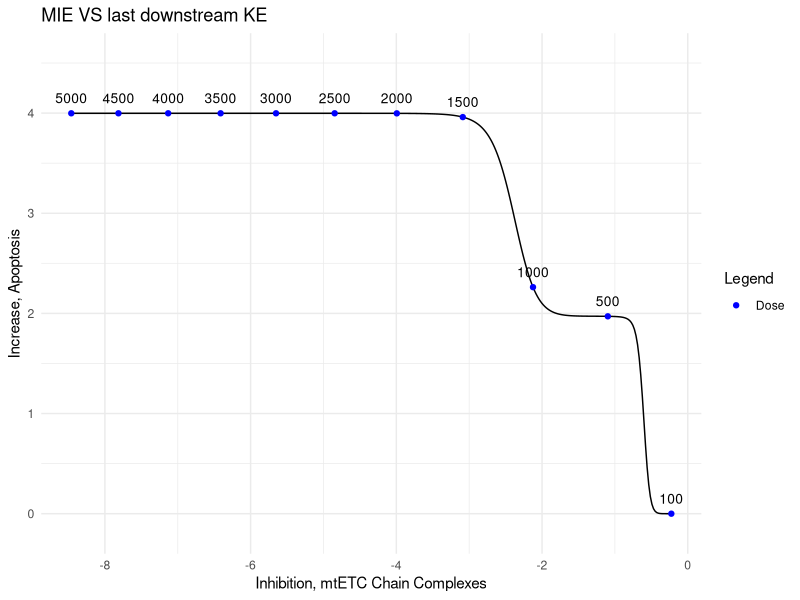
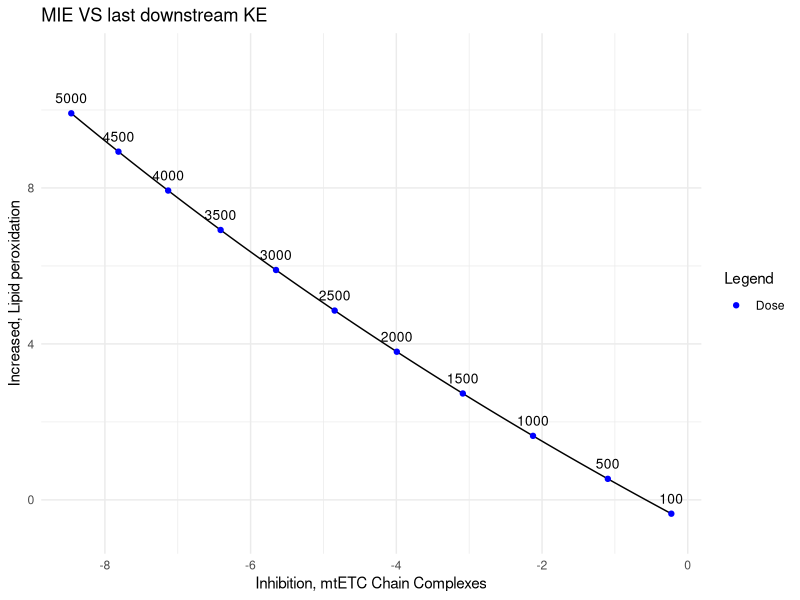
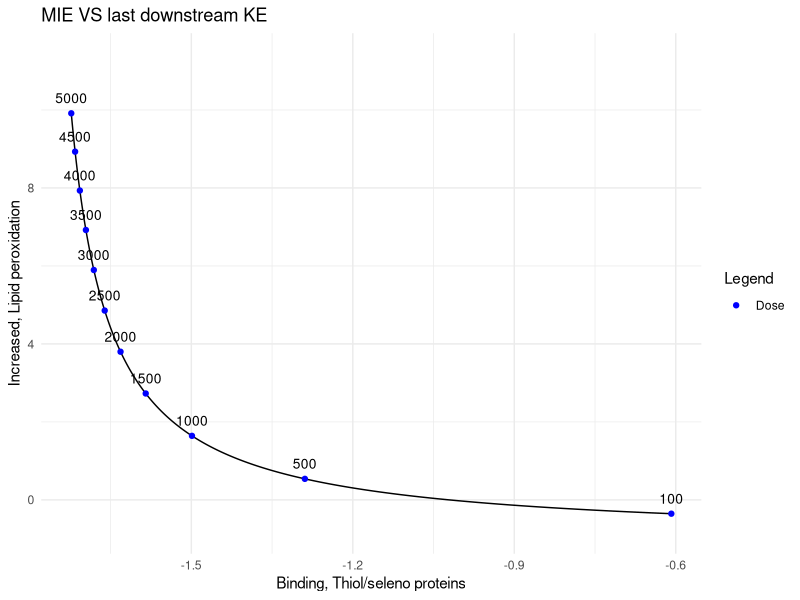
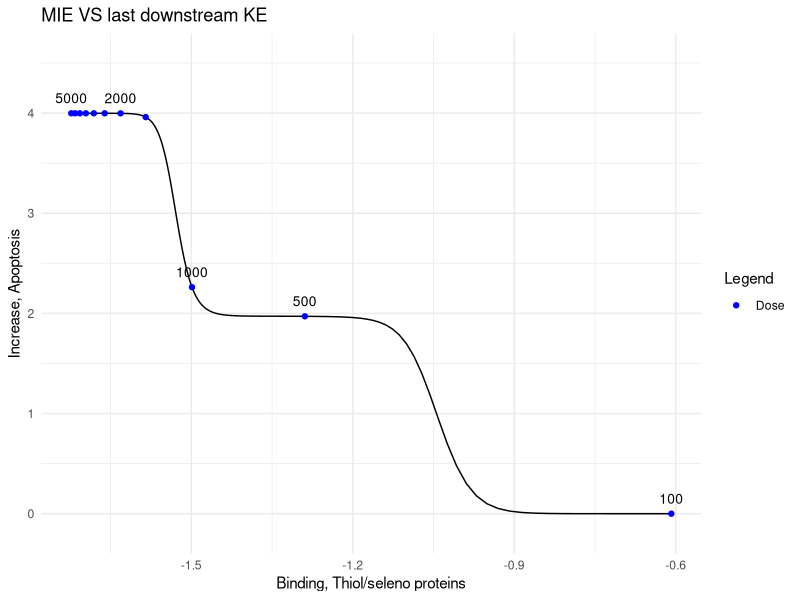
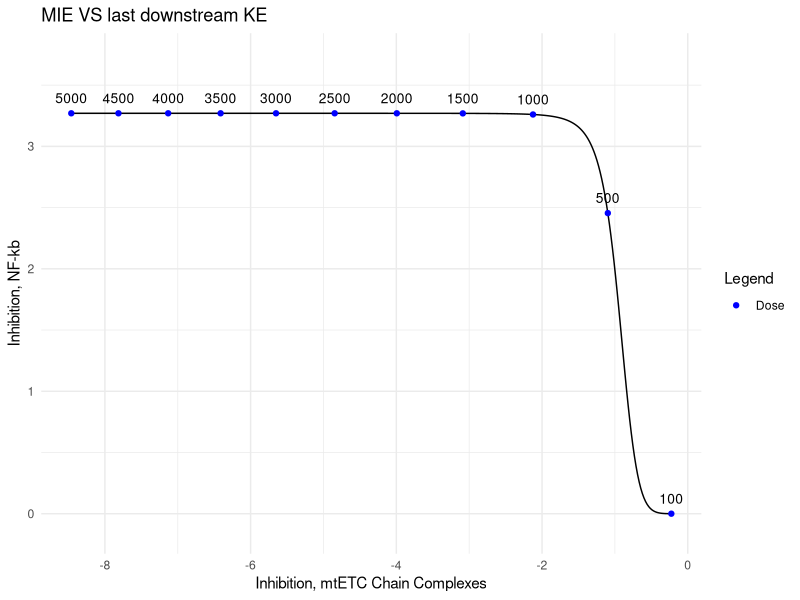
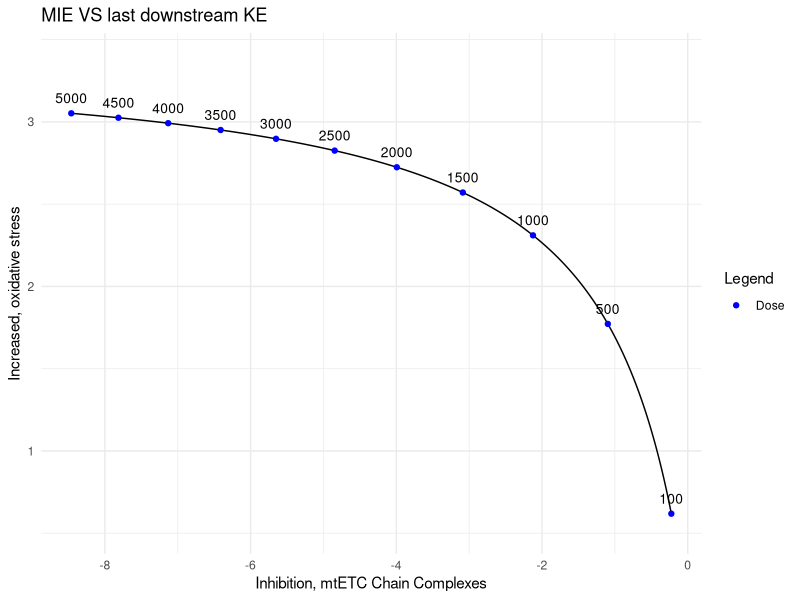
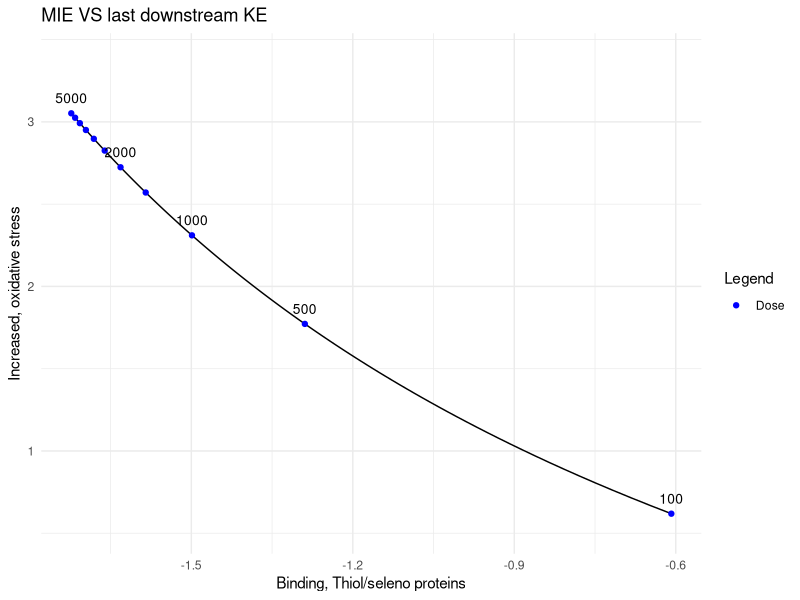
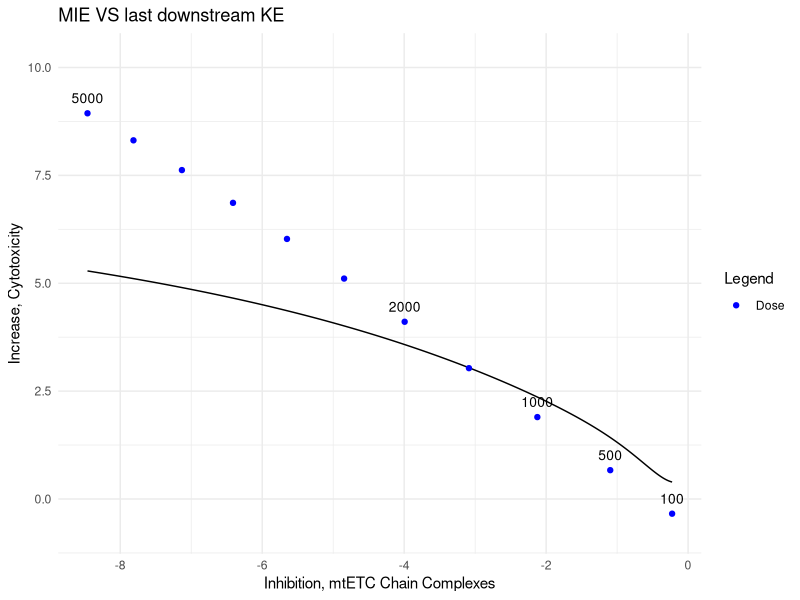

Write R code to recreate these figures, in order.
## ---- chunk 1
knitr::opts_chunk$set(echo = TRUE)
## ---- chunk 2
library(ggplot2)
library(ggrepel)
## ---- chunk 3
# Returns ETC for each value in `dose`
calc_ETC <- function(dose) {
  -33.31 / (1 + 14683.08 / dose)
}
calc_OXI <- function(dose) {
  3.32 / (1 + 437.75 / dose)
}
calc_LOXI <- function(dose) {
  20.88 / (1 + exp(-14.18 * (log(dose) - log(1210.53))))
}


calc_ERS <- function(dose) {
  ETC <- calc_ETC(dose)
  OXI <- calc_OXI(dose)
  
  term1 <- -0.18 / (1 + (-0.68 / ETC)^11.36)
  term2 <-  1.88 / (1 + (1.28 / OXI)^21.36)
  
  ERS <- term1 + term2
  return(ERS)
}
calc_APO <- function(dose) {
  LOXI <- calc_LOXI(dose)
  ERS <- calc_ERS(dose)
  
  APO <- 3.37 * (LOXI / (13.85 + LOXI)) + 1.16 * ERS
  return(APO)
}
dose <- seq(100, 5000, by = 10)
dose_marks <- sort(unique(c(100, seq(500, 5000, by = 500))))

ETC <- calc_ETC(dose)
OXI <- calc_OXI(dose)
LOXI <- calc_LOXI(dose)
ERS <- calc_ERS(dose)
APO <- calc_APO(dose)
ETC_marks <- calc_ETC(dose_marks)
APO_marks <- calc_APO(dose_marks)

marks_df <- data.frame(
  dose = dose_marks,
  MIE = ETC_marks,
  KElast = APO_marks
)
marks_df$Type <- "Dose"


## ---- chunk 4
ETCvsAPO = data.frame(MIE = ETC, KElast = APO) 
ggplot(data = ETCvsAPO) + geom_line(aes(x = MIE, y = KElast)) +
  geom_point(data = marks_df, aes(x = MIE, y = KElast, color = Type), size = 1.5) +
  geom_text(
    data = marks_df,
    aes(x = MIE, y = KElast, label = dose),
    vjust = -1,
    color = "black",
    size = 3.5
  ) +
  labs(title = "MIE VS last downstream KE", x = "Inhibition, mtETC Chain Complexes", y = "Increase, Apoptosis", color = "DOSE") +
  scale_y_continuous(expand = expansion(mult = c(0.1, 0.2))) +
  scale_color_manual(
  name = "Legend",
  values = c("Dose" = "blue")
) +
  theme_minimal()
## ---- chunk 5
calc_ETC <- function(dose) {
  -33.31 / (1 + 14683.08 / dose)
}
calc_TH <- function(dose) {
  -1.79 / (1 + (194.3 / dose))
}
calc_OXI <- function(dose) {
  ETC <- calc_ETC(dose)
  TH <- calc_TH(dose)
  
  term1 <- -3.42 * (-1.02 / (-1.02 + ETC))
  term2 <-  3.42 * (-1.36e7 / (-1.36e7 + TH))
  OXI <- term1 + term2
  return(OXI)
}
calc_LOXI <- function(dose) {
  OXI <- calc_OXI(dose)
  
  -0.99 * (OXI / (-3.34 + OXI)) - 0.58
}

dose <- seq(100, 5000, by = 10)
ETC <- calc_ETC(dose)
LOXI <- calc_LOXI(dose)
dose_marks <- sort(unique(c(100, seq(500, 5000, by = 500))))
ETC_marks <- calc_ETC(dose_marks)
LOXI_marks <- calc_LOXI(dose_marks)
marks_df <- data.frame(
  dose = dose_marks,
  MIE = ETC_marks,
  KElast = LOXI_marks
)
marks_df$Type <- "Dose"
ETC <- calc_ETC(dose)
LOXI <- calc_LOXI(dose)
## ---- chunk 6
ETCvsLOXI = data.frame(MIE = ETC, KElast = LOXI) 
ggplot(data = ETCvsLOXI) + geom_line(aes(x = MIE, y = KElast)) +
  geom_point(data = marks_df, aes(x = MIE, y = KElast, color = Type), size = 1.5) +
  geom_text(
    data = marks_df,
    aes(x = MIE, y = KElast, label = dose),
    vjust = -1,
    color = "black",
    size = 3.5
  ) +
  scale_y_continuous(expand = expansion(mult = c(0.1, 0.2))) +
  scale_color_manual(
  name = "Legend",
  values = c("Dose" = "blue")
) +
  labs(title = "MIE VS last downstream KE", x = "Inhibition, mtETC Chain Complexes", y = "Increased, Lipid peroxidation", color = "DOSE") +
  theme_minimal()
## ---- chunk 7
calc_TH <- function(dose) {
  -1.79 / (1 + (194.3 / dose))
}
calc_ETC <- function(dose) {
  -33.31 / (1 + 14683.08 / dose)
}
calc_OXI <- function(dose) {
  ETC <- calc_ETC(dose)
  TH <- calc_TH(dose)
  
  term1 <- -3.42 * (-1.02 / (-1.02 + ETC))
  term2 <-  3.42 * (-1.36e7 / (-1.36e7 + TH))
  OXI <- term1 + term2
  return(OXI)
}
calc_LOXI <- function(dose) {
  OXI <- calc_OXI(dose)
  
  -0.99 * (OXI / (-3.34 + OXI)) - 0.58
}

dose <- seq(100, 5000, by = 10)
dose_marks <- sort(unique(c(100, seq(500, 5000, by = 500))))
TH_marks <- calc_TH(dose_marks)
LOXI_marks <- calc_LOXI(dose_marks)
marks_df <- data.frame(
  dose = dose_marks,
  MIE = TH_marks,
  KElast = LOXI_marks
)
marks_df$Type <- "Dose"
TH <- calc_TH(dose)
LOXI <- calc_LOXI(dose)
## ---- chunk 8
THvsLOXI = data.frame(MIE = TH, KElast = LOXI) 
ggplot(data = THvsLOXI) + geom_line(aes(x = MIE, y = KElast)) +
  geom_point(data = marks_df, aes(x = MIE, y = KElast, color = Type), size = 1.5) +
  geom_text(
    data = marks_df,
    aes(x = MIE, y = KElast, label = dose),
    vjust = -1,
    color = "black",
    size = 3.5
  ) +
  scale_y_continuous(expand = expansion(mult = c(0.1, 0.2))) +
  scale_color_manual(
  name = "Legend",
  values = c("Dose" = "blue")
) +
  labs(title = "MIE VS last downstream KE", x = "Binding, Thiol/seleno proteins", y = "Increased, Lipid peroxidation", color = "DOSE") +
  theme_minimal()
## ---- chunk 9
calc_TH <- function(dose) {
  -1.79 / (1 + (194.3 / dose))
}
calc_ETC <- function(dose) {
  -33.31 / (1 + 14683.08 / dose)
}
calc_LOXI <- function(dose) {
  20.88 / (1 + exp(-14.18 * (log(dose) - log(1210.53))))
}

calc_OXI <- function(dose) {
  ETC <- calc_ETC(dose)
  TH <- calc_TH(dose)
  
  term1 <- -3.42 * (-1.02 / (-1.02 + ETC))
  term2 <-  3.42 * (-1.36e7 / (-1.36e7 + TH))
  OXI <- term1 + term2
  return(OXI)
}
calc_ERS <- function(dose) {
  ETC <- calc_ETC(dose)
  OXI <- calc_OXI(dose)
  
  term1 <- -0.18 / (1 + (-0.68 / ETC)^11.36)
  term2 <-  1.88 / (1 + (1.28 / OXI)^21.36)
  
  ERS <- term1 + term2
  return(ERS)
}
calc_APO <- function(dose) {
  LOXI <- calc_LOXI(dose)
  ERS <- calc_ERS(dose)
  
  APO <- 3.37 * (LOXI / (13.85 + LOXI)) + 1.16 * ERS
  return(APO)
}

dose <- seq(100, 5000, by = 10)
dose_marks <- sort(unique(c(100, seq(500, 5000, by = 500))))
TH_marks <- calc_TH(dose_marks)
APO_marks <- calc_APO(dose_marks)
TH <- calc_TH(dose)
APO <- calc_APO(dose)
marks_df <- data.frame(
  dose = dose_marks,
  MIE = TH_marks,
  KElast = APO_marks
)
marks_df_subset <- subset(marks_df, dose %in% c(100, 500, 1000, 2000, 5000))
marks_df$Type <- "Dose"
## ---- chunk 10
THvsAPO = data.frame(MIE = TH, KElast = APO) 
ggplot(data = THvsAPO) + geom_line(aes(x = MIE, y = KElast)) +
  geom_point(data = marks_df, aes(x = MIE, y = KElast, color = Type), size = 1.5) +
  geom_text(
    data = marks_df_subset,
    aes(x = MIE, y = KElast, label = dose),
    vjust = -1,
    color = "black",
    size = 3.5
  ) +
  scale_y_continuous(expand = expansion(mult = c(0.1, 0.2))) +
  scale_color_manual(
  name = "Legend",
  values = c("Dose" = "blue")
) +
  labs(title = "MIE VS last downstream KE", x = "Binding, Thiol/seleno proteins", y = "Increase, Apoptosis", color = "DOSE") +
  theme_minimal()
## ---- chunk 11
calc_ETC <- function(dose) {
  -33.31 / (1 + 14683.08 / dose)
}
calc_NFKB <- function(dose) {
  ETC <- calc_ETC(dose)
  3.27 / (1 + (-0.94 / ETC)^7.14)
}

dose <- seq(100, 5000, by = 10)
dose_marks <- sort(unique(c(100, seq(500, 5000, by = 500))))
ETC_marks <- calc_ETC(dose_marks)
NFKB_marks <- calc_NFKB(dose_marks)
marks_df <- data.frame(
  dose = dose_marks,
  MIE = ETC_marks,
  KElast = NFKB_marks
)
marks_df$Type <- "Dose"
ETC <- calc_ETC(dose)
NFKB <- calc_NFKB(dose)
## ---- chunk 12
ETCvsNFKB = data.frame(MIE = ETC, KElast = NFKB) 
ggplot(data = ETCvsNFKB) + geom_line(aes(x = MIE, y = KElast)) +
  geom_point(data = marks_df, aes(x = MIE, y = KElast, color = Type), size = 1.5) +
  geom_text(
    data = marks_df,
    aes(x = MIE, y = KElast, label = dose),
    vjust = -1,
    color = "black",
    size = 3.5
  ) +
  scale_y_continuous(expand = expansion(mult = c(0.1, 0.2))) +
  scale_color_manual(
  name = "Legend",
  values = c("Dose" = "blue")
) +
  labs(title = "MIE VS last downstream KE", x = "Inhibition, mtETC Chain Complexes", y = "Inhibition, NF-kb", color = "DOSE") +
  theme_minimal()
## ---- chunk 13
calc_ETC <- function(dose) {
  -33.31 / (1 + 14683.08 / dose)
}
calc_TH <- function(dose) {
  -1.79 / (1 + (194.3 / dose))
}

calc_OXI <- function(dose) {
  ETC <- calc_ETC(dose)
  TH <- calc_TH(dose)
  
  term1 <- -3.42 * (-1.02 / (-1.02 + ETC))
  term2 <-  3.42 * (-1.36e7 / (-1.36e7 + TH))
  OXI <- term1 + term2
  return(OXI)
}
dose <- seq(100, 5000, by = 10)
dose_marks <- sort(unique(c(100, seq(500, 5000, by = 500))))
ETC_marks <- calc_ETC(dose_marks)
TH_marks <- calc_TH(dose_marks)
OXI_marks <- calc_OXI(dose_marks)
marks_df_1 <- data.frame(
  dose = dose_marks,
  MIE = ETC_marks,
  KElast = OXI_marks
)
marks_df_2 <- data.frame(
  dose = dose_marks,
  MIE = TH_marks,
  KElast = OXI_marks
)
marks_df_2_subset <- subset(marks_df_2, dose %in% c(100, 500, 1000, 2000, 5000))
marks_df_1$Type <- "Dose"
marks_df_2$Type <- "Dose"
ETC <- calc_ETC(dose)
TH <- calc_TH(dose)
OXI <- calc_OXI(dose)
## ---- chunk 14
ETCvsOXI = data.frame(MIE = ETC, KElast = OXI) 
ggplot(data = ETCvsOXI) + geom_line(aes(x = MIE, y = KElast)) +
  geom_point(data = marks_df_1, aes(x = MIE, y = KElast, color = Type), size = 1.5) +
  geom_text(
    data = marks_df_1,
    aes(x = MIE, y = KElast, label = dose),
    vjust = -1,
    color = "black",
    size = 3.5
  ) +
  scale_y_continuous(expand = expansion(mult = c(0.1, 0.2))) +
  scale_color_manual(
  name = "Legend",
  values = c("Dose" = "blue")
) +
  labs(title = "MIE VS last downstream KE", x = "Inhibition, mtETC Chain Complexes", y = "Increased, oxidative stress", color = "DOSE") +
  theme_minimal()

THvsOXI = data.frame(MIE = TH, KElast = OXI) 
ggplot(data = THvsOXI) + geom_line(aes(x = MIE, y = KElast)) +
  geom_point(data = marks_df_2, aes(x = MIE, y = KElast, color = Type), size = 1.5) +
  geom_text(
    data = marks_df_2_subset,
    aes(x = MIE, y = KElast, label = dose),
    vjust = -1,
    color = "black",
    size = 3.5
  ) +
  scale_y_continuous(expand = expansion(mult = c(0.1, 0.2))) +
  scale_color_manual(
  name = "Legend",
  values = c("Dose" = "blue")
) +
  labs(title = "MIE VS last downstream KE", x = "Binding, Thiol/seleno proteins", y = "Increased, oxidative stress", color = "DOSE") +
  theme_minimal()
## ---- chunk 15
calc_ETC <- function(dose) {
  -33.31 / (1 + 14683.08 / dose)
}
calc_TH <- function(dose) {
  -1.79 / (1 + (194.3 / dose))
}
calc_SURE <- function(dose) {
  -16.98 + (2.75 + 16.98) / (1 + (43.68 / dose))
}
calc_ALK <- function(dose) {
  -123.18 + (2.37 + 123.18) / (1 + (5.67 / dose))
}


calc_OXI <- function(dose) {
  ETC <- calc_ETC(dose)
  TH <- calc_TH(dose)
  
  term1 <- -3.42 * (-1.02 / (-1.02 + ETC))
  term2 <-  3.42 * (-1.36e7 / (-1.36e7 + TH))
  OXI <- term1 + term2
  return(OXI)
}
calc_CTOX <- function(dose) {
  OXI <- calc_OXI(dose)
  SURE <- calc_SURE(dose)
  ALK <- calc_ALK(dose)
  
  term1 <- 0.31 * exp(1.17 * OXI) 
  term2 <- 0.05 * exp(1.78 * SURE)
  term3 <- 0.54 * exp(0.18 * ALK)
  CTOX <- term1 - term2 - term3
}
calc_LOXI <- function(dose) {
  OXI <- calc_OXI(dose)
  
  -0.99 * (OXI / (-3.34 + OXI)) - 0.58
}
calc_CPRO <- function(dose) {
  CTOX <- calc_CTOX(dose)
  2.47 * exp(0.30 * CTOX) - 3.12
}



dose <- seq(100, 5000, by = 10)
dose_marks <- sort(unique(c(100, seq(500, 5000, by = 500))))
ETC_marks <- calc_ETC(dose_marks)
TH_marks <- calc_TH(dose_marks)
CTOX_marks <- calc_CTOX(dose_marks)
SURE_marks <- calc_SURE(dose_marks)
ALK_marks <- calc_ALK(dose_marks)
CPRO_marks <- calc_CPRO(dose_marks)
marks_df_1 <- data.frame(
  dose = dose_marks,
  MIE = ETC_marks,
  #KElast = CTOX_marks
  # KElast = LOXI_marks
  KElast = CPRO_marks
)
marks_df_2 <- data.frame(
  dose = dose_marks,
  MIE = TH_marks,
  #KElast = CTOX_marks
  # KElast = LOXI_marks
  KElast = CPRO_marks
)
marks_df_3 <- data.frame(
  dose = dose_marks,
  MIE = SURE_marks,
  #KElast = CTOX_marks
  # KElast = LOXI_marks
  KElast = CPRO_marks
)
marks_df_4 <- data.frame(
  dose = dose_marks,
  MIE = ALK_marks,
  #KElast = CTOX_marks
  # KElast = LOXI_marks
  KElast = CPRO_marks
)
marks_df_1$Type <- "Dose"
marks_df_2$Type <- "Dose"
marks_df_3$Type <- "Dose"
marks_df_4$Type <- "Dose"
marks_df_1_subset <- subset(marks_df_1, dose %in% c(100, 500, 1000, 2000, 5000))
marks_df_2_subset <- subset(marks_df_2, dose %in% c(100, 500, 1000, 2000, 5000))
marks_df_3_subset <- subset(marks_df_3, dose %in% c(100, 500, 1000, 2000, 5000))
marks_df_4_subset <- subset(marks_df_4, dose %in% c(100, 500, 1000, 2000, 5000))
ETC <- calc_ETC(dose)
TH <- calc_TH(dose)
SURE <- calc_SURE(dose)
ALK <- calc_ALK(dose)
CTOX <- calc_CTOX(dose)
LOXI <- calc_LOXI(dose)
CPRO <- calc_CPRO(dose)
## ---- chunk 16
ETCvsCTOX = data.frame(MIE = ETC, KElast = CTOX) 
ggplot(data = ETCvsCTOX) + geom_line(aes(x = MIE, y = KElast)) +
  geom_point(data = marks_df_1, aes(x = MIE, y = KElast, color = Type), size = 1.5) +
  geom_text(
    data = marks_df_1_subset,
    aes(x = MIE, y = KElast, label = dose),
    vjust = -1,
    color = "black",
    size = 3.5
  ) +
  scale_y_continuous(expand = expansion(mult = c(0.1, 0.2))) +
  scale_color_manual(
  name = "Legend",
  values = c("Dose" = "blue")
) +
  labs(title = "MIE VS last downstream KE", x = "Inhibition, mtETC Chain Complexes", y = "Increase, Cytotoxicity", color = "DOSE") +
  theme_minimal()

THvsCTOX = data.frame(MIE = TH, KElast = CTOX) 
ggplot(data = THvsCTOX) + geom_line(aes(x = MIE, y = KElast)) +
  geom_point(data = marks_df_2, aes(x = MIE, y = KElast, color = Type), size = 1.5) +
  geom_text(
    data = marks_df_2_subset,
    aes(x = MIE, y = KElast, label = dose),
    vjust = -1,
    color = "black",
    size = 3.5
  ) +
  scale_y_continuous(expand = expansion(mult = c(0.1, 0.2))) +
  scale_color_manual(
  name = "Legend",
  values = c("Dose" = "blue")
) +
  labs(title = "MIE VS last downstream KE", x = "Binding, Thiol/seleno proteins", y = "Increase, Cytotoxicity", color = "DOSE") +
  theme_minimal()

SUREvsCTOX = data.frame(MIE = SURE, KElast = CTOX) 
ggplot(data = SUREvsCTOX) + geom_line(aes(x = MIE, y = KElast)) +
  geom_point(data = marks_df_3, aes(x = MIE, y = KElast, color = Type), size = 1.5) +
  geom_text(
    data = marks_df_3_subset,
    aes(x = MIE, y = KElast, label = dose),
    vjust = -1,
    color = "black",
    size = 3.5
  ) +
  scale_y_continuous(expand = expansion(mult = c(0.1, 0.2))) +
  scale_color_manual(
  name = "Legend",
  values = c("Dose" = "blue")
) +
  labs(title = "MIE VS last downstream KE", x = "Binding of substrate, endocytic receptor", y = "Increase, Cytotoxicity", color = "DOSE") +
  theme_minimal()

ALKvsCTOX = data.frame(MIE = ALK, KElast = CTOX) 
ggplot(data = ALKvsCTOX) + geom_line(aes(x = MIE, y = KElast)) +
  geom_point(data = marks_df_4, aes(x = MIE, y = KElast, color = Type), size = 1.5) +
  geom_text(
    data = marks_df_4_subset,
    aes(x = MIE, y = KElast, label = dose),
    vjust = -1,
    color = "black",
    size = 3.5
  ) +
  scale_y_continuous(expand = expansion(mult = c(0.1, 0.2))) +
  scale_color_manual(
  name = "Legend",
  values = c("Dose" = "blue")
) +
  labs(title = "MIE VS last downstream KE", x = "Alkylation, protein", y = "Increase, Cytotoxicity", color = "DOSE") +
  theme_minimal()
## ---- chunk 17
ETCvsLOXI = data.frame(MIE = ETC, KElast = LOXI) 
ggplot(data = ETCvsLOXI) + geom_line(aes(x = MIE, y = KElast)) +
  geom_point(data = marks_df_1, aes(x = MIE, y = KElast, color = Type), size = 1.5) +
  geom_text(
    data = marks_df_1_subset,
    aes(x = MIE, y = KElast, label = dose),
    vjust = -1,
    color = "black",
    size = 3.5
  ) +
  scale_y_continuous(expand = expansion(mult = c(0.1, 0.2))) +
  scale_color_manual(
  name = "Legend",
  values = c("Dose" = "blue")
) +
  labs(title = "MIE VS last downstream KE", x = "Inhibition, mtETC Chain Complexes", y = "Increased, Lipid peroxidation", color = "DOSE") +
  theme_minimal()

THvsLOXI = data.frame(MIE = TH, KElast = LOXI) 
ggplot(data = THvsLOXI) + geom_line(aes(x = MIE, y = KElast)) +
  geom_point(data = marks_df_2, aes(x = MIE, y = KElast, color = Type), size = 1.5) +
  geom_text(
    data = marks_df_2_subset,
    aes(x = MIE, y = KElast, label = dose),
    vjust = -1,
    color = "black",
    size = 3.5
  ) +
  scale_y_continuous(expand = expansion(mult = c(0.1, 0.2))) +
  scale_color_manual(
  name = "Legend",
  values = c("Dose" = "blue")
) +
  labs(title = "MIE VS last downstream KE", x = "Binding, Thiol/seleno proteins", y = "Increased, Lipid peroxidation", color = "DOSE") +
  theme_minimal()

SUREvsLOXI = data.frame(MIE = SURE, KElast = LOXI) 
ggplot(data = SUREvsLOXI) + geom_line(aes(x = MIE, y = KElast)) +
  geom_point(data = marks_df_3, aes(x = MIE, y = KElast, color = Type), size = 1.5) +
  geom_text(
    data = marks_df_3_subset,
    aes(x = MIE, y = KElast, label = dose),
    vjust = -1,
    color = "black",
    size = 3.5
  ) +
  scale_y_continuous(expand = expansion(mult = c(0.1, 0.2))) +
  scale_color_manual(
  name = "Legend",
  values = c("Dose" = "blue")
) +
  labs(title = "MIE VS last downstream KE", x = "Binding of substrate, endocytic receptor", y = "Increased, Lipid peroxidation", color = "DOSE") +
  theme_minimal()

### They are not MIEs of lipid peroxidation, I might make a mistake before, just ignore it
# ALKvsLOXI = data.frame(MIE = ALK, KElast = LOXI) 
# ggplot(data = ALKvsLOXI) + geom_line(aes(x = MIE, y = KElast)) +
#   geom_point(data = marks_df_4, aes(x = MIE, y = KElast, color = Type), size = 1.5) +
#   geom_text(
#     data = marks_df_4_subset,
#     aes(x = MIE, y = KElast, label = dose),
#     vjust = -1,
#     color = "black",
#     size = 3.5
#   ) +
#   scale_y_continuous(expand = expansion(mult = c(0.1, 0.2))) +
#   scale_color_manual(
#   name = "Legend",
#   values = c("Dose" = "blue")
# ) +
#   labs(title = "MIE VS last downstream KE", x = "Alkylation, protein", y = "Increased, Lipid peroxidation", color = "DOSE") +
#   theme_minimal()
## ---- chunk 18
ETCvsCPRO = data.frame(MIE = ETC, KElast = CPRO) 
ggplot(data = ETCvsCPRO) + geom_line(aes(x = MIE, y = KElast)) +
  geom_point(data = marks_df_1, aes(x = MIE, y = KElast, color = Type), size = 1.5) +
  geom_text(
    data = marks_df_1_subset,
    aes(x = MIE, y = KElast, label = dose),
    vjust = -1,
    color = "black",
    size = 3.5
  ) +
  scale_y_continuous(expand = expansion(mult = c(0.1, 0.2))) +
  scale_color_manual(
  name = "Legend",
  values = c("Dose" = "blue")
) +
  labs(title = "MIE VS last downstream KE", x = "Inhibition, mtETC Chain Complexes", y = "Increase, Regenerative Cell Proliferation", color = "DOSE") +
  theme_minimal()

THvsCPRO = data.frame(MIE = TH, KElast = CPRO) 
ggplot(data = THvsCPRO) + geom_line(aes(x = MIE, y = KElast)) +
  geom_point(data = marks_df_2, aes(x = MIE, y = KElast, color = Type), size = 1.5) +
  geom_text(
    data = marks_df_2_subset,
    aes(x = MIE, y = KElast, label = dose),
    vjust = -1,
    color = "black",
    size = 3.5
  ) +
  scale_y_continuous(expand = expansion(mult = c(0.1, 0.2))) +
  scale_color_manual(
  name = "Legend",
  values = c("Dose" = "blue")
) +
  labs(title = "MIE VS last downstream KE", x = "Binding, Thiol/seleno proteins", y = "Increase, Regenerative Cell Proliferation", color = "DOSE") +
  theme_minimal()

SUREvsCPRO = data.frame(MIE = SURE, KElast = CPRO) 
ggplot(data = SUREvsCPRO) + geom_line(aes(x = MIE, y = KElast)) +
  geom_point(data = marks_df_3, aes(x = MIE, y = KElast, color = Type), size = 1.5) +
  geom_text(
    data = marks_df_3_subset,
    aes(x = MIE, y = KElast, label = dose),
    vjust = -1,
    color = "black",
    size = 3.5
  ) +
  scale_y_continuous(expand = expansion(mult = c(0.1, 0.2))) +
  scale_color_manual(
  name = "Legend",
  values = c("Dose" = "blue")
) +
  labs(title = "MIE VS last downstream KE", x = "Binding of substrate, endocytic receptor", y = "Increase, Regenerative Cell Proliferation", color = "DOSE") +
  theme_minimal()

ALKvsCPRO = data.frame(MIE = ALK, KElast = CPRO) 
ggplot(data = ALKvsCPRO) + geom_line(aes(x = MIE, y = KElast)) +
  geom_point(data = marks_df_4, aes(x = MIE, y = KElast, color = Type), size = 1.5) +
  geom_text(
    data = marks_df_4_subset,
    aes(x = MIE, y = KElast, label = dose),
    vjust = -1,
    color = "black",
    size = 3.5
  ) +
  scale_y_continuous(expand = expansion(mult = c(0.1, 0.2))) +
  scale_color_manual(
  name = "Legend",
  values = c("Dose" = "blue")
) +
  labs(title = "MIE VS last downstream KE", x = "Alkylation, protein", y = "Increase, Regenerative Cell Proliferation", color = "DOSE") +
  theme_minimal()
